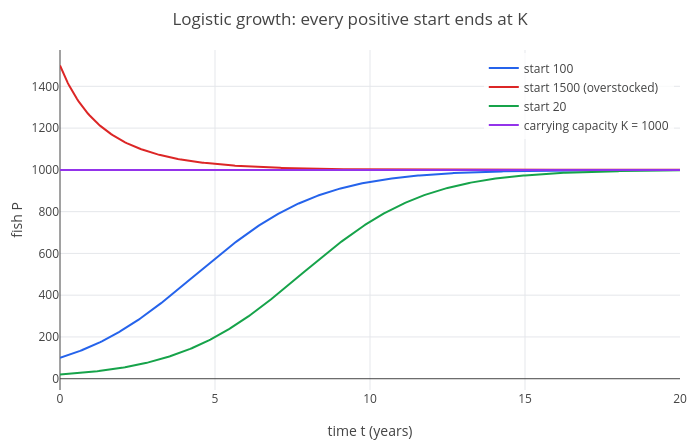

The code cell stored with this chart in its notebook:
### Markdown cell above
That is $P(t) = \dfrac{1000\,e^{t/2}}{e^{t/2} + 9}$. By hand: partial fractions give
$\dfrac{1}{P(1 - P/K)} = \dfrac1P + \dfrac{1}{K - P}$, so $\log P - \log(K - P) = rt + C$, and solving for $P$ gives
$P = K/(1 + Ae^{-rt})$ with $A = (K - P_0)/P_0 = 9$. Different starts, below and above $K$:

### Code cell
fish2 = dsolve(d(P, t) == P*(1 - P/1000)/2, P, t, 0, 1500);
fish3 = dsolve(d(P, t) == P*(1 - P/1000)/2, P, t, 0, 20);
p = plot(fish, fish2, fish3, 1000, t, 0, 20);
p = legend(p, "start 100", "start 1500 (overstocked)", "start 20", "carrying capacity K = 1000");
labels(title(p, "Logistic growth: every positive start ends at K"), "time t (years)", "fish P")

### Figure 1 — Plotly figure (JSON) as saved in the notebook; plotly's stock layout.template omitted (floating-point values rounded to 4 significant figures; data arrays with more than 128 entries replaced by an {"elided": "..."} marker saying what was removed)
{"data": [{"line": {"color": "#2563eb", "width": 2}, "mode": "lines", "name": "start 100", "type": "scatter", "x": {"elided": "402 float values"}, "y": {"elided": "402 float values"}}, {"line": {"color": "#dc2626", "width": 2}, "mode": "lines", "name": "start 1500 (overstocked)", "type": "scatter", "x": {"elided": "402 float values"}, "y": {"elided": "402 float values"}}, {"line": {"color": "#16a34a", "width": 2}, "mode": "lines", "name": "start 20", "type": "scatter", "x": {"elided": "402 float values"}, "y": {"elided": "402 float values"}}, {"line": {"color": "#9333ea", "width": 2}, "mode": "lines", "name": "carrying capacity K = 1000", "type": "scatter", "x": {"elided": "402 float values"}, "y": {"elided": "402 int values"}}], "layout": {"height": 440, "legend": {"bgcolor": "rgba(255,255,255,0.8)", "x": 0.99, "xanchor": "right", "y": 0.99, "yanchor": "top"}, "margin": {"b": 50, "l": 60, "r": 20, "t": 50}, "showlegend": true, "title": {"text": "Logistic growth: every positive start ends at K"}, "width": 700, "xaxis": {"title": {"text": "time t (years)"}, "zeroline": true}, "yaxis": {"range": [-54, 1574], "title": {"text": "fish P"}, "zeroline": true}}}
